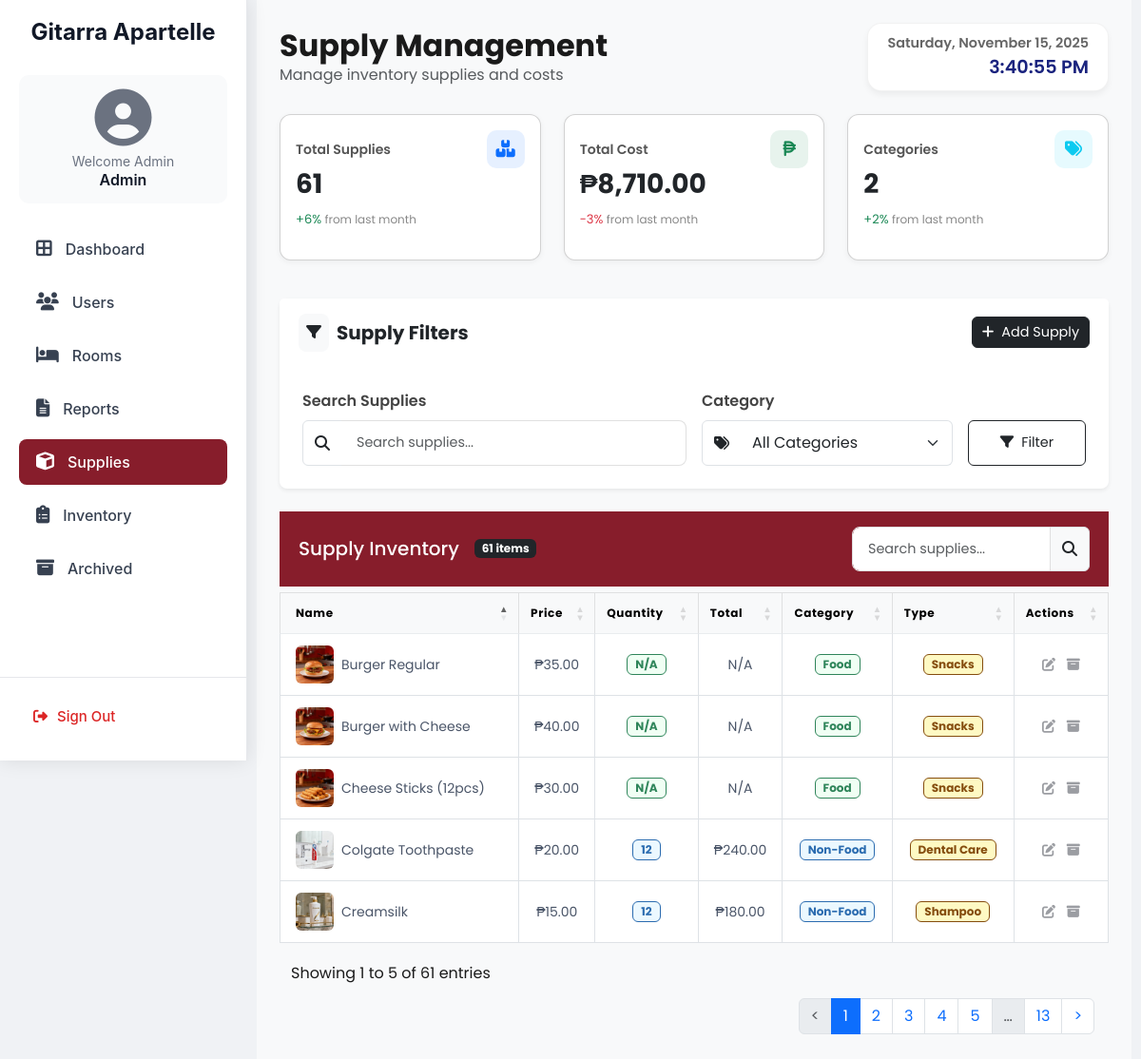
The app's page /admin-supplies.php with its own data.
### tables this page shows
CREATE TABLE `supplies` (
  `id` int NOT NULL,
  `name` varchar(100) NOT NULL,
  `price` decimal(10,2) NOT NULL,
  `quantity` int NOT NULL DEFAULT '1',
  `category` enum('Food','Non-Food') NOT NULL,
  `image` varchar(255) DEFAULT NULL,
  `created_at` timestamp NULL DEFAULT CURRENT_TIMESTAMP,
  `is_archived` tinyint(1) DEFAULT '0',
  `archived_at` datetime DEFAULT NULL,
  `status` enum('available','unavailable') NOT NULL DEFAULT 'available',
  `type` enum('Noodles','Rice Meals','Lumpia','Snacks','Water','Ice','Softdrinks','Shakes','Juice','Coffee','Teas','Other Drinks','Essentials','Dental Care','Feminine Hygiene','Shampoo','Conditioner','Personal Protection','Disposable Utensils') NOT NULL
);

### admin-supplies.php (the view, shortened to what this page needs)
<?php
require_once 'database.php';
$search = $_GET['search'] ?? '';
$where = [];
$where[] = "is_archived = 0";
$whereSql = 'WHERE ' . implode(' AND ', $where);
$stmt = $conn->prepare("SELECT * FROM supplies $whereSql ORDER BY name ASC");
$stmt->execute();
$supplies = $stmt->get_result()->fetch_all(MYSQLI_ASSOC);
$totalSupplies = count($supplies);
$totalCost = array_reduce($supplies, function ($sum, $s) {
    return $s['quantity'] == 999 ? $sum : $sum + ($s['price'] * $s['quantity']);
}, 0);
?>
<!DOCTYPE html>
<html lang="en">
<head>
  <link href="https://cdn.jsdelivr.net/npm/bootstrap@5.3.0/dist/css/bootstrap.min.css" rel="stylesheet">
  <link rel="stylesheet" href="https://cdnjs.cloudflare.com/ajax/libs/font-awesome/6.4.2/css/all.min.css">
    <link href="https://cdn.datatables.net/1.11.5/css/dataTables.bootstrap5.min.css" rel="stylesheet">
  <link href="style.css" rel="stylesheet">
</head>
<body>
  <div class="sidebar">
    <h4>Gitarra Apartelle</h4>
    <div class="user-info">
      <i class="fa-solid fa-user-circle"></i>
      <p>Welcome Admin</p>
      <h6>Admin</h6>
    </div>
    <div class="nav-links">
      <a href="admin-dashboard.php"><i class="fa-solid fa-border-all"></i> Dashboard</a>
      <a href="admin-user.php"><i class="fa-solid fa-users"></i> Users</a>
      <a href="admin-room.php"><i class="fa-solid fa-bed"></i> Rooms</a>
      <a href="admin-report.php"><i class="fa-solid fa-file-lines"></i> Reports</a>
      <a href="admin-supplies.php" class="active"><i class="fa-solid fa-cube"></i> Supplies</a>
      <a href="admin-inventory.php"><i class="fa-solid fa-clipboard-list"></i> Inventory</a>
      <a href="admin-archive.php"><i class="fa-solid fa-archive"></i> Archived</a>
    </div>
    <div class="signout">
      <a href="admin-logout.php"><i class="fa-solid fa-right-from-bracket"></i> Sign Out</a>
    </div>
  </div>
<div class="content p-4">
  <div class="d-flex justify-content-between align-items-center mb-4">
    <div>
      <h2 class="fw-bold mb-0">Supply Management</h2>
      <p class="text-muted mb-0">Manage inventory supplies and costs</p>
    </div>
    <div class="clock-box text-end">
      <div id="currentDate" class="fw-semibold"></div>
      <div id="currentTime"></div>
    </div>
  </div>
<div class="row mb-4">
    <div class="col-md-4 mb-3">
        <div class="card stat-card h-100 p-3">
            <div class="d-flex justify-content-between align-items-center">
                <p class="stat-title">Total Supplies</p>
                <div class="stat-icon bg-primary bg-opacity-10 text-primary">
                    <i class="fas fa-boxes-stacked"></i>
                </div>
            </div>
            <h3 class="fw-bold mb-1"><?php echo $totalSupplies; ?></h3>
            <p class="stat-change text-success">+6% <span>from last month</span></p>
        </div>
    </div>
    <div class="col-md-4 mb-3">
        <div class="card stat-card h-100 p-3">
            <div class="d-flex justify-content-between align-items-center">
                <p class="stat-title">Total Cost</p>
                <div class="stat-icon bg-success bg-opacity-10 text-success">
                    <i class="fas fa-peso-sign"></i>
                </div>
            </div>
            <h3 class="fw-bold mb-1">₱<?php echo number_format($totalCost, 2); ?></h3>
            <p class="stat-change text-danger">-3% <span>from last month</span></p>
        </div>
    </div>
    <div class="col-md-4 mb-3">
        <div class="card stat-card h-100 p-3">
            <div class="d-flex justify-content-between align-items-center">
                <p class="stat-title">Categories</p>
                <div class="stat-icon bg-info bg-opacity-10 text-info">
                    <i class="fas fa-tags"></i>
                </div>
            </div>
            <h3 class="fw-bold mb-1">2</h3>
            <p class="stat-change text-success">+2% <span>from last month</span></p>
        </div>
    </div>
</div>
<div class="card mb-4 border-0 shadow-sm rounded-3">
  <div class="card-header bg-white d-flex justify-content-between align-items-center py-3 border-0">
    <div class="d-flex align-items-center">
      <div class="bg-light p-2 rounded-3 me-2">
        <i class="fas fa-filter text-dark"></i>
      </div>
      <h5 class="mb-0 fw-bold">Supply Filters</h5>
    </div>
    <button class="btn btn-dark d-flex align-items-center" data-bs-toggle="modal" data-bs-target="#addSupplyModal">
      <i class="fas fa-plus me-2"></i> Add Supply
    </button>
  </div>
  <div class="card-body">
    <form class="row g-3 align-items-end" method="GET">
      <div class="col-md-6">
        <label class="form-label fw-semibold">Search Supplies</label>
        <div class="input-group">
          <span class="input-group-text bg-white"><i class="fas fa-search"></i></span>
          <input type="text" name="search" class="form-control border-start-0 same-height"
                 placeholder="Search supplies..." value="<?= htmlspecialchars($search) ?>">
        </div>
      </div>
      <div class="col-md-4">
        <label class="form-label fw-semibold">Category</label>
        <div class="input-group">
          <span class="input-group-text bg-white"><i class="fas fa-tags"></i></span>
          <select name="category" class="form-select border-start-0 same-height">
            <option value="">All Categories</option>
          </select>
        </div>
      </div>
      <div class="col-md-2">
        <button class="btn btn-outline-dark w-100 same-height d-flex align-items-center justify-content-center">
          <i class="fas fa-filter me-2"></i> Filter
        </button>
      </div>
    </form>
  </div>
</div>
 <div class="toast-container position-fixed top-0 end-0 p-3" style="z-index: 1100;">
</div>
<div class="card-header d-flex justify-content-between align-items-center py-3" style="background-color: #871D2B;">
  <div class="d-flex align-items-center">
    <h5 class="mb-0 me-3 text-white">Supply Inventory</h5>
    <span class="badge bg-dark"><?php echo $totalSupplies; ?> items</span>
  </div>
  <div class="input-group" style="width: 250px;">
    <input type="text" id="supplySearch" class="form-control form-control-sm" placeholder="Search supplies...">
    <span class="input-group-text"><i class="fas fa-search"></i></span>
  </div>
</div>
  <div class="card-body p-0">
    <div class="table-responsive">
      <table id="supplyTable" class="table table-bordered table-hover">
        <thead class="table-light">
          <tr>
            <th class="ps-3">Name</th>
            <th>Price</th>
            <th>Quantity</th>
            <th>Total</th>
            <th>Category</th>
            <th>Type</th>
            <th>Actions</th>
          </tr>
        </thead>
        <tbody>
          <?php if (count($supplies) > 0): ?>
            <?php foreach ($supplies as $s): ?>
            <tr>
            <td class="ps-3">
              <div class="d-flex align-items-center">
                <?php if (!empty($s['image']) && file_exists($s['image'])): ?>
                  <img src="<?= htmlspecialchars($s['image']) ?>"
                      alt="<?= htmlspecialchars($s['name']) ?>"
                      class="rounded me-2"
                      style="width: 40px; height: 40px; object-fit: cover;">
                <?php endif; ?>
                <div><?= htmlspecialchars($s['name']) ?></div>
              </div>
            </td>
            <td>₱<?= number_format($s['price'], 2) ?></td>
            <td>
              <span class="badge
                <?php if ($s['category'] == 'Food'): ?>
                  bg-green-100 text-green-800 border-green-200
                <?php else: ?>
                  bg-blue-100 text-blue-800 border-blue-200
                <?php endif; ?>
              ">
                <?= $s['quantity'] == 999 ? 'N/A' : (int)$s['quantity'] ?>
              </span>
            </td>
            <td>
              <?php if ($s['quantity'] == 999): ?>
                N/A
              <?php else: ?>
                ₱<?= number_format($s['price'] * $s['quantity'], 2) ?>
              <?php endif; ?>
            </td>
              <td>
                <span class="badge
                  <?php if ($s['category'] == 'Food'): ?>
                    bg-green-100 text-green-800 border-green-200
                  <?php else: ?>
                    bg-blue-100 text-blue-800 border-blue-200
                  <?php endif; ?>
                ">
                  <?= htmlspecialchars($s['category']) ?>
                </span>
              </td>
              <td>
                <span class="badge bg-yellow-100 text-yellow-800 border-yellow-200">
                  <?= htmlspecialchars($s['type']) ?>
                </span>
              </td>
              <td class="text-center user-actions">
              <span class="action-btn edit me-2"
                  onclick="populateEditForm(
                    <?= $s['id'] ?>,
                    '<?= htmlspecialchars($s['name'], ENT_QUOTES) ?>',
                    <?= $s['price'] ?>,
                    <?= $s['quantity'] ?>,
                    '<?= htmlspecialchars($s['category'], ENT_QUOTES) ?>',
                    '<?= htmlspecialchars($s['type'], ENT_QUOTES) ?>',
                    '<?= htmlspecialchars($s['image'] ?? '', ENT_QUOTES) ?>'
                  )">
                  <i class="fas fa-edit"></i>
                </span>
                <span class="action-btn archive"
                      onclick="confirmArchive(<?= $s['id'] ?>, '<?= htmlspecialchars($s['name'], ENT_QUOTES) ?>')">
                  <i class="fas fa-archive"></i>
                </span>
              </td>
            </tr>
            <?php endforeach; ?>
          <?php endif; ?>
        </tbody>
      </table>
    </div>
  </div>
</div>
</body>
</html>

### style.css (style rules this page uses)
body { display: flex; background: #f0f2f5; font-family: 'Poppins', sans-serif; color: #1a1a1a; }
.sidebar { width: 280px; height: 100vh; background: linear-gradient(180deg, #222222, #0f0f0f); color: white; position: fixed; padding-top: 20px; transition: all 0.3s ease-in-out; box-shadow: 0 0 20px rgba(0, 0, 0, 0.1); z-index: 1000; }
.sidebar .user-info { text-align: center; margin-bottom: 20px; }
.sidebar .user-info i { font-size: 60px; animation: fadeIn 1s ease-in-out; }
.sidebar a { color: rgba(255, 255, 255, 0.8); text-decoration: none; padding: 15px 25px; display: flex; align-items: center; gap: 12px; transition: all 0.3s ease-in-out; border-radius: 0 30px 30px 0; margin: 5px 0; font-weight: 500; }
.sidebar a.active { background: rgba(255, 255, 255, 0.2); color: white; }
.content { margin-left: 280px; padding: 30px; width: calc(100% - 280px); transition: all 0.3s ease-in-out; min-height: 100vh; background: #f8f9fa; }
.content { margin-left: 260px; padding: 20px; }
.card-header { border-bottom: none; padding: 1.25rem; }
.card-body { padding: 1.5rem; }
.card { transition: all 0.3s ease; }
.form-control { border: 1px solid #e0e0e0; padding: 0.75rem 1rem; font-size: 0.9rem; border-radius: 8px; transition: all 0.3s ease; }
.form-label { font-weight: 500; color: #444; margin-bottom: 0.5rem; }
.clock-box { padding: 10px 20px; background-color: white; border-radius: 15px; box-shadow: 0 4px 6px rgba(0,0,0,0.05); border: 1px solid rgba(0,0,0,0.05); }
#currentDate { font-size: 0.9rem; color: #666; }
#currentTime { font-size: 1.2rem; font-weight: 600; color: #1a237e; }
.table th, .table td { text-align: center; vertical-align: middle; }
.btn { font-size: 0.9rem; padding: 5px 10px; }

### records on screen
supplies: image+name (picture), name "Burger Regular", price "35.00", quantity "N/A", category "Food", type "Snacks"
supplies: image+name (picture), name "Burger with Cheese", price "40.00", quantity "N/A", category "Food", type "Snacks"
supplies: image (picture), name "Cheese Sticks (12pcs)", price "30.00", quantity "N/A", category "Food", type "Snacks"
supplies: image+name (picture), name "Colgate Toothpaste", price "20.00", quantity "12", $s['price'] * $s['quantity'] "240.00", category "Non-Food", type "Dental Care"
supplies: image+name (picture), name "Creamsilk", price "15.00", quantity "12", $s['price'] * $s['quantity'] "180.00", category "Non-Food", type "Shampoo"

### other values on screen
$totalSupplies "61"
$totalCost "8,710.00"
